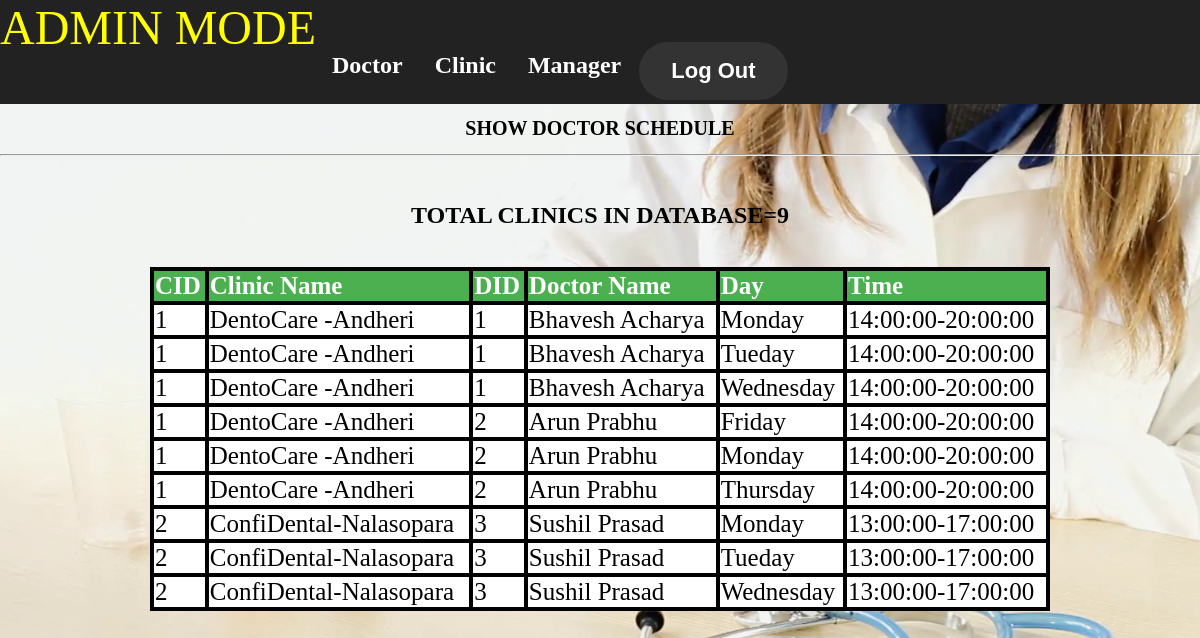
The page /Admin/showdoctorschedule.php on the database its author committed.
### tables this page shows
CREATE TABLE `doctor_availability` (
  `cid` int(11) NOT NULL,
  `did` int(11) NOT NULL,
  `day` varchar(50) NOT NULL,
  `starttime` time NOT NULL,
  `endtime` time NOT NULL
);

CREATE TABLE `clinic` (
  `cid` int(11) NOT NULL,
  `name` varchar(30) NOT NULL,
  `address` varchar(100) NOT NULL,
  `town` varchar(30) NOT NULL,
  `city` varchar(30) NOT NULL,
  `contact` bigint(20) NOT NULL,
  `mid` int(5) NOT NULL
);

CREATE TABLE `doctor` (
  `did` int(11) NOT NULL,
  `name` varchar(30) NOT NULL,
  `gender` varchar(30) NOT NULL,
  `dob` date NOT NULL,
  `experience` int(11) NOT NULL,
  `specialization` varchar(30) NOT NULL,
  `contact` bigint(20) NOT NULL,
  `address` varchar(100) NOT NULL,
  `username` varchar(30) NOT NULL,
  `password` varchar(30) NOT NULL,
  `region` varchar(30) NOT NULL
);

### Admin/showdoctorschedule.php (the view, shortened to what this page needs)
<!DOCTYPE html>
<html>
<head>
<link rel="stylesheet" href="adminmain.css">
</head>
<body background= "doctordesk.jpg">
<ul>
<li class="dropdown"><font color="yellow" size="10">ADMIN MODE</font></li>
<br>
<h2>
  <li class="dropdown">
  <a href="javascript:void(0)" class="dropbtn">Doctor</a>
  </li>
  <li class="dropdown">
  <a href="javascript:void(0)" class="dropbtn">Clinic</a>
  </li>
  <li class="dropdown">
  <a href="javascript:void(0)" class="dropbtn">Manager</a>
  </li>
   <li>
	<form method="post" action="mainpage.php">
	<button type="submit" class="cancelbtn" name="logout" style="float:right;font-size:22px"><b>Log Out</b></button>
	</form>
  </li>
</ul>
<center><h1>SHOW DOCTOR SCHEDULE</h1><hr>
<?php
$con = mysqli_connect('localhost','root','','wt_database');
$sql="SELECT * FROM doctor_availability order by DID,CID ASC";
$result = mysqli_query($con,$sql);
echo "<br><h2>TOTAL CLINICS IN DATABASE=<b>".mysqli_num_rows($result)."</b></h2><br>";
echo "<table>
<tr>
<th>CID</th>
<th>Clinic Name</th>
<th>DID</th>
<th>Doctor Name</th>
<th>Day</th>
<th>Time</th>
</tr>";
while($row = mysqli_fetch_array($result))
{
	$sql1="SELECT * from doctor where DID=".$row["did"];
	$result1= mysqli_query($con,$sql1);
	while($row1= mysqli_fetch_array($result1))
	{
	$sql2="SELECT * from clinic where CID=".$row["cid"];
	$result2= mysqli_query($con,$sql2);
	while($row2= mysqli_fetch_array($result2))
	{
    echo "<tr>";
	echo "<td>" . $row['cid'] . "</td>";
    echo "<td>" . $row2['name']."-".$row2['town'] . "</td>";
	echo "<td>" . $row['did'] . "</td>";
    echo "<td>" . $row1['name'] . "</td>";
	echo "<td>" . $row['day'] . "</td>";
    echo "<td>" . $row['starttime']."-".$row['endtime']. "</td>";
    echo "</tr>";
	}
	}
}
echo "</table>";
?>
</body>
</html>

### Admin/adminmain.css (style rules this page uses)
body, html { background-color:white; height: 100%; margin: 0; background-position:center; background-repeat: repeat-y; background-size: cover; background-attachment:fixed; font-family:verdana; }
h1 { text-align:center; color:black; font-size:20px; top:30%; }
button { border-radius:32px; background-color: #333; border: none; color: white; padding: 16px 32px; text-align: center; text-decoration: none; display: inline-block; font-size: 16px; margin: 4px 2px; -webkit-transition-duration: 0.4s; transition-duration: 0.4s; cursor: pointer; }
ul { list-style-type: none; margin: 0; padding: 0; overflow: hidden; background-color: #222; }
li { float: left; }
li a, .dropbtn { display: inline-block; color: white; text-align: center; padding: 14px 16px; text-decoration: none; }
li.dropdown { display: inline-block; }

### Admin/showdoctorschedule.php (style rules this page uses)
table { width: 75%; border-collapse: collapse; border: 4px solid black; padding: 5px; font-size: 25px; }
th { border: 4px solid black; background-color: #4CAF50; color: white; text-align: left; }
tr,td { border: 4px solid black; background-color: white; color: black; }

### rows shown on the page
doctor_availability: cid "1", did "1", day "Monday", starttime "14:00:00", endtime "20:00:00"
doctor: name "Bhavesh Acharya"
clinic: name "DentoCare", town "Andheri"
doctor_availability: cid "1", did "1", day "Tueday", starttime "14:00:00", endtime "20:00:00"
doctor_availability: cid "1", did "1", day "Wednesday", starttime "14:00:00", endtime "20:00:00"
doctor_availability: cid "1", did "2", day "Friday", starttime "14:00:00", endtime "20:00:00"
doctor: name "Arun Prabhu"
doctor_availability: cid "1", did "2", day "Monday", starttime "14:00:00", endtime "20:00:00"
doctor_availability: cid "1", did "2", day "Thursday", starttime "14:00:00", endtime "20:00:00"
doctor_availability: cid "2", did "3", day "Monday", starttime "13:00:00", endtime "17:00:00"
doctor: name "Sushil Prasad"
clinic: name "ConfiDental", town "Nalasopara"
doctor_availability: cid "2", did "3", day "Tueday", starttime "13:00:00", endtime "17:00:00"
doctor_availability: cid "2", did "3", day "Wednesday", starttime "13:00:00", endtime "17:00:00"

### other values the page prints
mysqli_num_rows($result) "9"
